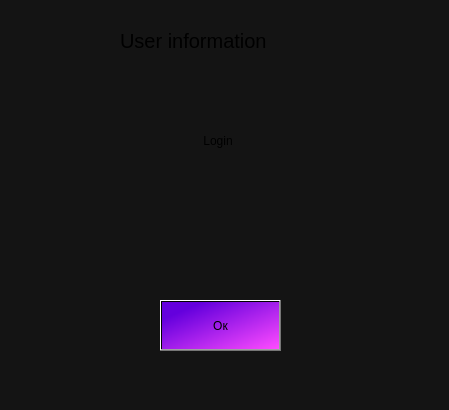
<?xml version="1.0" encoding="UTF-8"?>
<ui version="4.0">
 <class>settingsForm</class>
 <widget class="QDialog" name="settingsForm">
  <property name="geometry">
   <rect>
    <x>0</x>
    <y>0</y>
    <width>449</width>
    <height>410</height>
   </rect>
  </property>
  <property name="windowTitle">
   <string>Dialog</string>
  </property>
  <property name="styleSheet">
   <string notr="true">background-color:rgb(20, 20, 20);</string>
  </property>
  <widget class="QLabel" name="SetLabel">
   <property name="geometry">
    <rect>
     <x>120</x>
     <y>0</y>
     <width>271</width>
     <height>81</height>
    </rect>
   </property>
   <property name="styleSheet">
    <string notr="true">font-size:20px;</string>
   </property>
   <property name="text">
    <string>User information</string>
   </property>
  </widget>
  <widget class="QLabel" name="profileImg_2">
   <property name="geometry">
    <rect>
     <x>60</x>
     <y>130</y>
     <width>101</width>
     <height>101</height>
    </rect>
   </property>
   <property name="text">
    <string/>
   </property>
  </widget>
  <widget class="QLabel" name="loginLabel">
   <property name="geometry">
    <rect>
     <x>210</x>
     <y>170</y>
     <width>201</width>
     <height>41</height>
    </rect>
   </property>
   <property name="text">
    <string/>
   </property>
  </widget>
  <widget class="QPushButton" name="pushButton">
   <property name="geometry">
    <rect>
     <x>160</x>
     <y>300</y>
     <width>121</width>
     <height>51</height>
    </rect>
   </property>
   <property name="styleSheet">
    <string notr="true">background-color: qlineargradient(spread:pad, x1:0.159204, y1:0.205, x2:1, y2:1, stop:0 rgba(100, 0, 221, 255), stop:1 rgba(255, 76, 255, 255));</string>
   </property>
   <property name="text">
    <string>Ок</string>
   </property>
  </widget>
  <widget class="QLabel" name="label_2">
   <property name="geometry">
    <rect>
     <x>200</x>
     <y>120</y>
     <width>81</width>
     <height>41</height>
    </rect>
   </property>
   <property name="text">
    <string> Login</string>
   </property>
  </widget>
  <widget class="QLabel" name="profileImg_div">
   <property name="geometry">
    <rect>
     <x>40</x>
     <y>110</y>
     <width>141</width>
     <height>141</height>
    </rect>
   </property>
   <property name="text">
    <string/>
   </property>
  </widget>
  <zorder>profileImg_div</zorder>
  <zorder>SetLabel</zorder>
  <zorder>profileImg_2</zorder>
  <zorder>loginLabel</zorder>
  <zorder>pushButton</zorder>
  <zorder>label_2</zorder>
 </widget>
 <resources/>
 <connections/>
</ui>
